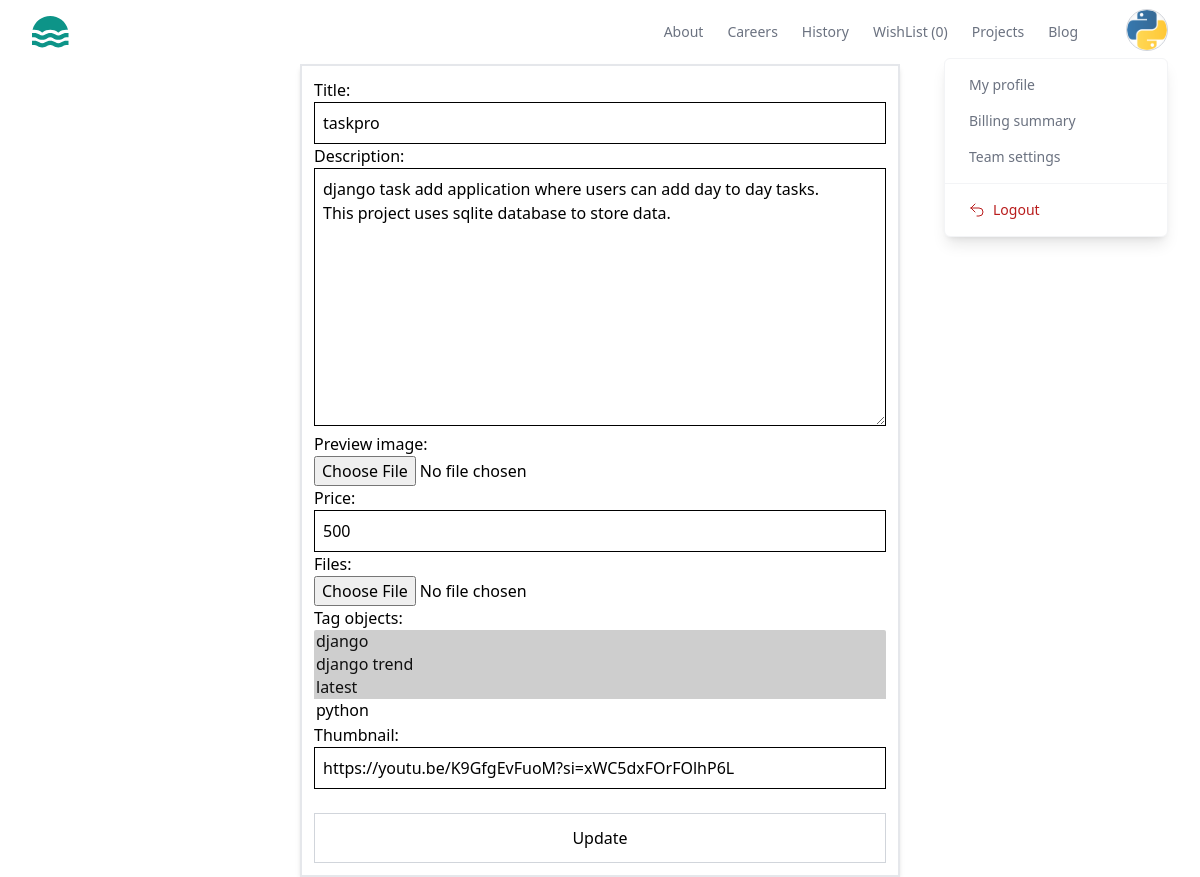
Screenshot of /project/13/change/ (signed in) with the database file from the repository.
### store/models.py (models this page shows, shortened)
class BaseModel(models.Model):
    created_date=models.DateTimeField(auto_now_add=True)
    updated_date=models.DateTimeField(auto_now=True)
    is_active=models.BooleanField(default=True)

class UserProfile(BaseModel):
    bio=models.CharField(max_length=200,null=True)
    profile_picture=models.ImageField(upload_to="profilepictures",null=True,blank=True,default="profilepictures/default.png")
    phone=models.CharField(max_length=200,null=True)
    owner=models.OneToOneField(User,on_delete=models.CASCADE,related_name="profile")

class Project(BaseModel):
    title=models.CharField(max_length=200)
    description=models.TextField()
    preview_image=models.ImageField(upload_to="previewimages",null=True,blank=True)
    price=models.PositiveIntegerField()
    developer=models.ForeignKey(User,on_delete=models.CASCADE)
    files=models.FileField(upload_to="projects",null=True,blank=True)
    tag_objects=models.ManyToManyField(Tag,null=True)
    thumbnail=EmbedVideoField()

class Tag(BaseModel):
    title=models.CharField(max_length=200)
    def __str__(self) -> str:
        return self.title

### store/views.py (the view, shortened to what this page needs)
# urls.py: path('project/<int:pk>/change/',views.ProjectUpdateView.as_view(),name='project-update'),
@method_decorator(decs,name='dispatch')
class ProjectUpdateView(View):
    template_name='project_update.html'
    form_class=ProjectForm
    def get(self,request,*args,**kwargs):
        id=kwargs.get('pk')
        project_object=Project.objects.get(id=id)
        form_instance=self.form_class(instance=project_object)
        return render(request,self.template_name,{'form':form_instance})

### store/forms.py
class ProjectForm(forms.ModelForm):
    class Meta:
        model=Project
        fields=["title","description","preview_image","price",
                "files","tag_objects","thumbnail"]
        widgets={
            "title":forms.TextInput(attrs={'class':'w-full p-2 border border-3 border-solid border-black'}),
            "description":forms.Textarea(attrs={'class':'w-full p-2 border border-3 border-solid border-black'}),
            "preview_image":forms.FileInput(attrs={'class':'w-full'}),
            "price":forms.TextInput(attrs={'class':'w-full p-2 border border-3 border-solid border-black'}),
            "files":forms.FileInput(attrs={'class':'w-full'}),
            "tag_objects":forms.SelectMultiple(attrs={'class':'w-full'}),
            "thumbnail":forms.TextInput(attrs={'class':'w-full p-2 border border-3 border-solid border-black'})
        }

### store/context_processors.py (called while the page is built)
def wishlistitem_count(request):
    count=0
    if request.user.is_authenticated:
        count=request.user.basket.basket_item.filter(is_order_placed=False).count()
    return {"cart_item_count":count}

### store/templates/project_update.html (shortened to what this page needs)
{%extends 'base.html'%}
{%block main_block%}
<form action="" method="post" enctype="multipart/form-data" class="mx-auto w-2/4 border border-2 p-3 shadow-md ">
    {{form}}
    <button type="submit" class="border p-3 border-gray-300 w-full mt-6">Update</button>
</form>
{%endblock%}

### store/templates/base.html (shortened to what this page needs)
<!DOCTYPE html>
<html lang="en">
<head>
    <script src="https://cdn.tailwindcss.com"></script>
</head>
<body>
    <header class="bg-white">
        <div class="mx-auto  px-4 sm:px-6 lg:px-8">
          <div class="flex h-16 items-center justify-between">
            <div class="flex-1 md:flex md:items-center md:gap-12">
              <a class="block text-teal-600" href="#">
              </a>
            </div>
            <div class="md:flex md:items-center md:gap-12">
              <nav aria-label="Global" class="hidden md:block">
                <ul class="flex items-center gap-6 text-sm">
                  <li>
                    <a class="text-gray-500 transition hover:text-gray-500/75" href="#"> About </a>
                  </li>
                  <li>
                    <a class="text-gray-500 transition hover:text-gray-500/75" href="#"> Careers </a>
                  </li>
                  <li>
                    <a class="text-gray-500 transition hover:text-gray-500/75" href="#"> History </a>
                  </li>
                  <li>
                    <a class="text-gray-500 transition hover:text-gray-500/75" href="{%url 'my-wishlist'%}"> WishList ({{cart_item_count}}) </a>
                  </li>
                  <li>
                    <a class="text-gray-500 transition hover:text-gray-500/75" href="{%url 'my-works'%}"> Projects </a>
                  </li>
                  <li>
                    <a class="text-gray-500 transition hover:text-gray-500/75" href="#"> Blog </a>
                  </li>
                </ul>
              </nav>
              <div class="hidden md:relative md:block">
                <button
                  type="button"
                  class="overflow-hidden rounded-full border border-gray-300 shadow-inner"
                >
                  <img
                    src="{{request.user.profile.profile_picture.url}}"
                    alt=""
                    class="size-10 object-cover"
                  />
                </button>
                <div
                  class="absolute end-0 z-10 mt-0.5 w-56 divide-y divide-gray-100 rounded-md border border-gray-100 bg-white shadow-lg"
                  role="menu"
                >
                  <div class="p-2">
                    <a
                      href="{%url 'profile-edit'%}"
                      class="block rounded-lg px-4 py-2 text-sm text-gray-500 hover:bg-gray-50 hover:text-gray-700"
                      role="menuitem"
                    >
                      My profile
                    </a>
                    <a
                      href="#"
                      class="block rounded-lg px-4 py-2 text-sm text-gray-500 hover:bg-gray-50 hover:text-gray-700"
                      role="menuitem"
                    >
                      Billing summary
                    </a>
                    <a
                      href="#"
                      class="block rounded-lg px-4 py-2 text-sm text-gray-500 hover:bg-gray-50 hover:text-gray-700"
                      role="menuitem"
                    >
                      Team settings
                    </a>
                  </div>
                  <div class="p-2">
                    <form method="POST" action="">
                      <a
                        href="{%url 'signout'%}"
                        class="flex w-full items-center gap-2 rounded-lg px-4 py-2 text-sm text-red-700 hover:bg-red-50"
                        role="menuitem"
                      >
                        <svg
                          xmlns="http://www.w3.org/2000/svg"
                          fill="none"
                          viewBox="0 0 24 24"
                          stroke-width="1.5"
                          stroke="currentColor"
                          class="size-4"
                        >
                          <path
                            stroke-linecap="round"
                            stroke-linejoin="round"
                            d="M9 15 3 9m0 0 6-6M3 9h12a6 6 0 0 1 0 12h-3"
                          />
                        </svg>
                        Logout
                      </a>
                    </form>
                  </div>
                </div>
              </div>
            </div>
          </div>
        </div>
      </header>
     {%block main_block%}
     {%endblock%}
</body>
</html>

### rows the page displays
Project: title "taskpro", description "django task add application where users can add day to day tasks. This project uses sqlite database to store data.", price "500", thumbnail "https://youtu.be/K9GfgEvFuoM?si=xWC5dxFOrFOlhP6L"

### other values shown
{{ cart_item_count }} "0"
